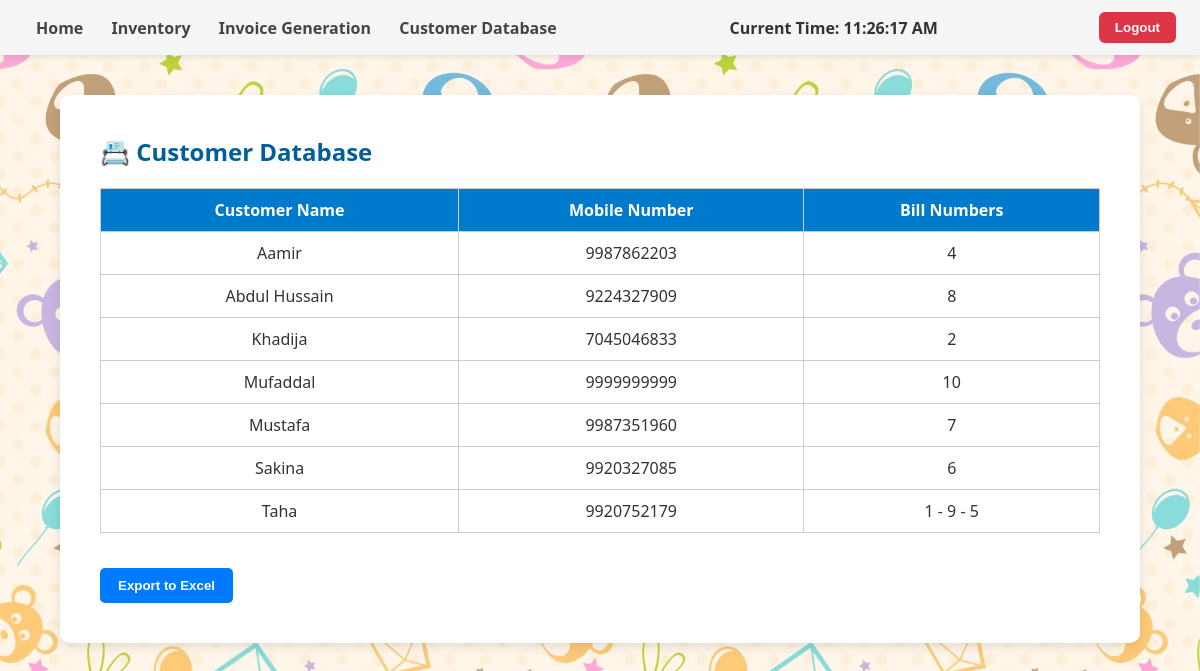
The page /customer_database (signed in) on the database its author committed.
### app.py (models this page shows)
class Invoice(db.Model):
    __tablename__ = 'invoices'
    id = db.Column(db.Integer, primary_key=True)
    bill_number = db.Column(db.Integer, unique=True, nullable=False)
    date = db.Column(db.DateTime, nullable=False)
    customer_name = db.Column(db.String, nullable=False)
    customer_number = db.Column(db.String, nullable=False)
    subtotal = db.Column(db.Float, nullable=False)
    discount_percentage = db.Column(db.Float, nullable=False)
    total_due = db.Column(db.Float, nullable=False)
    items_json = db.Column(db.Text, nullable=False)

### app.py (the view)
@app.route('/customer_database')
def customer_database():
    if 'user' not in session:
        return redirect(url_for('login'))
    invoices = Invoice.query.order_by(Invoice.customer_name).all()
    customer_dict = {}
    for inv in invoices:
        key = (inv.customer_name.strip(), inv.customer_number.strip())
        if key not in customer_dict:
            customer_dict[key] = []
        customer_dict[key].append(str(inv.bill_number))
    customer_data = [
        {'name': name, 'mobile': mobile, 'bills': bill_numbers}
        for (name, mobile), bill_numbers in customer_dict.items()
    ]
    return render_template('customer_database.html', customer_data=customer_data)

### templates/customer_database.html (shortened to what this page needs)
{% extends 'dashboard.html' %}
{% block content %}
<h2>📇 Customer Database</h2>
{% if customer_data and customer_data|length > 0 %}
<table border="1" cellpadding="10" cellspacing="0" style="width: 100%; border-collapse: collapse; margin-top: 20px;">
    <thead style="background-color: #e0e0e0;">
        <tr>
            <th>Customer Name</th>
            <th>Mobile Number</th>
            <th>Bill Numbers</th>
        </tr>
    </thead>
    <tbody>
        {% for customer in customer_data %}
        <tr>
            <td>{{ customer.name }}</td>
            <td>{{ customer.mobile if customer.mobile else 'N/A' }}</td>
            <td>{{ customer.bills | join(' - ') }}</td>
        </tr>
        {% endfor %}
    </tbody>
</table>
{% else %}
<p style="color: gray;">No customer data available.</p>
{% endif %}
<form method="POST" action="{{ url_for('export_customers') }}" style="margin-top: 20px;">
    <button type="submit" class="button">Export to Excel</button>
</form>
{% endblock %}

### static/css/style.css (style rules this page uses)
body { background-image: url('../images/kids-bg.jpg'); background-size: cover; background-repeat: no-repeat; background-attachment: fixed; background-position: center; font-family: 'Segoe UI', sans-serif; color: #333; margin: 20px; }
h1, h2, h3 { color: #005f99; }
table { border-collapse: collapse; width: 100%; margin-top: 20px; }
table, th, td { border: 1px solid #ccc; }
th { background-color: #007acc; color: white; padding: 8px; }
td { padding: 8px; }

### templates/dashboard.html (style rules this page uses)
body { margin: 0; font-family: 'Segoe UI', sans-serif; background-color: #f4f4f4; color: #333; }
h2 { margin-top: 0; font-size: 24px; }
table { width: 100%; border-collapse: collapse; margin-top: 20px; }
table th, table td { border: 1px solid #ccc; padding: 10px; text-align: center; }
.button { background-color: #007bff; color: white; padding: 10px 18px; border: none; border-radius: 5px; font-weight: bold; cursor: pointer; margin-top: 15px; }

### rows shown on the page
Invoice: name "Aamir", customer_number "9987862203", bills "4"
Invoice: name "Abdul Hussain", customer_number "9224327909", bills "8"
Invoice: name "Khadija", customer_number "7045046833", bills "2"
Invoice: name "Mufaddal", customer_number "9999999999", bills "10"
Invoice: name "Mustafa", customer_number "9987351960", bills "7"
Invoice: name "Sakina", customer_number "9920327085", bills "6"
Invoice: name "Taha", customer_number "9920752179", bills "1 - 9 - 5"
